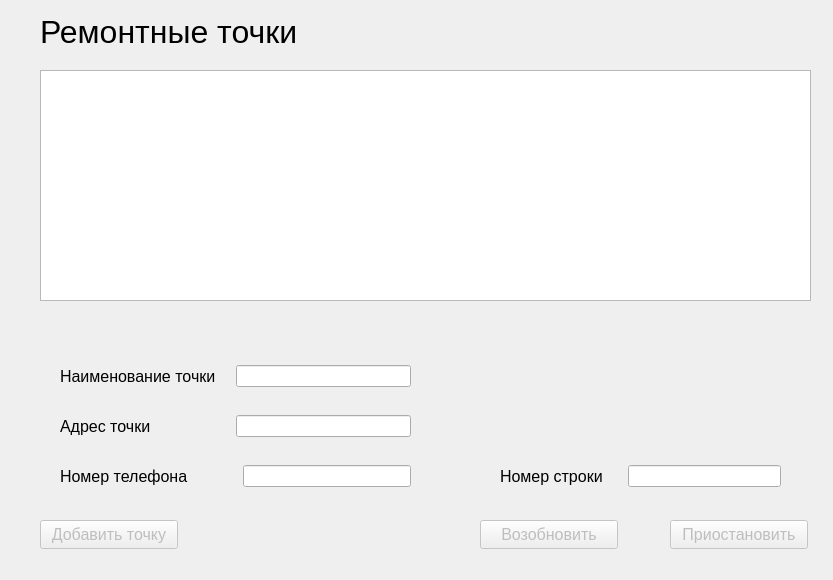
<?xml version="1.0" encoding="UTF-8"?>
<ui version="4.0">
 <class>PlacesMenu</class>
 <widget class="QWidget" name="PlacesMenu">
  <property name="geometry">
   <rect>
    <x>0</x>
    <y>0</y>
    <width>833</width>
    <height>580</height>
   </rect>
  </property>
  <property name="minimumSize">
   <size>
    <width>833</width>
    <height>580</height>
   </size>
  </property>
  <property name="maximumSize">
   <size>
    <width>833</width>
    <height>580</height>
   </size>
  </property>
  <property name="windowTitle">
   <string>Управление Точками</string>
  </property>
  <property name="windowIcon">
   <iconset theme="QIcon::ThemeIcon::WindowNew"/>
  </property>
  <widget class="QWidget" name="layoutWidget">
   <property name="geometry">
    <rect>
     <x>60</x>
     <y>410</y>
     <width>351</width>
     <height>33</height>
    </rect>
   </property>
   <layout class="QHBoxLayout" name="AdressOfPlaceLayout">
    <property name="spacing">
     <number>85</number>
    </property>
    <item>
     <widget class="QLabel" name="AdressOfPlaceLabel">
      <property name="font">
       <font>
        <pointsize>12</pointsize>
       </font>
      </property>
      <property name="text">
       <string>Адрес точки</string>
      </property>
     </widget>
    </item>
    <item>
     <widget class="QLineEdit" name="AdressOfPlaceEdit">
      <property name="maxLength">
       <number>30</number>
      </property>
     </widget>
    </item>
   </layout>
  </widget>
  <widget class="QLabel" name="MainTitle">
   <property name="geometry">
    <rect>
     <x>40</x>
     <y>10</y>
     <width>259</width>
     <height>43</height>
    </rect>
   </property>
   <property name="font">
    <font>
     <pointsize>24</pointsize>
    </font>
   </property>
   <property name="toolTipDuration">
    <number>1</number>
   </property>
   <property name="text">
    <string>Ремонтные точки</string>
   </property>
  </widget>
  <widget class="QPushButton" name="AddPlace">
   <property name="enabled">
    <bool>false</bool>
   </property>
   <property name="geometry">
    <rect>
     <x>40</x>
     <y>520</y>
     <width>138</width>
     <height>29</height>
    </rect>
   </property>
   <property name="font">
    <font>
     <pointsize>12</pointsize>
    </font>
   </property>
   <property name="text">
    <string>Добавить точку</string>
   </property>
  </widget>
  <widget class="QPushButton" name="EnablePlace">
   <property name="enabled">
    <bool>false</bool>
   </property>
   <property name="geometry">
    <rect>
     <x>480</x>
     <y>520</y>
     <width>138</width>
     <height>29</height>
    </rect>
   </property>
   <property name="font">
    <font>
     <pointsize>12</pointsize>
    </font>
   </property>
   <property name="text">
    <string>Возобновить</string>
   </property>
  </widget>
  <widget class="QPushButton" name="StopPlace">
   <property name="enabled">
    <bool>false</bool>
   </property>
   <property name="geometry">
    <rect>
     <x>670</x>
     <y>520</y>
     <width>138</width>
     <height>29</height>
    </rect>
   </property>
   <property name="font">
    <font>
     <pointsize>12</pointsize>
    </font>
   </property>
   <property name="text">
    <string>Приостановить</string>
   </property>
  </widget>
  <widget class="QTableView" name="PlacesTable">
   <property name="geometry">
    <rect>
     <x>40</x>
     <y>70</y>
     <width>771</width>
     <height>231</height>
    </rect>
   </property>
   <property name="sizePolicy">
    <sizepolicy hsizetype="Fixed" vsizetype="Fixed">
     <horstretch>0</horstretch>
     <verstretch>0</verstretch>
    </sizepolicy>
   </property>
  </widget>
  <widget class="QWidget" name="layoutWidget_2">
   <property name="geometry">
    <rect>
     <x>60</x>
     <y>460</y>
     <width>351</width>
     <height>33</height>
    </rect>
   </property>
   <layout class="QHBoxLayout" name="PhoneNumLayout">
    <property name="spacing">
     <number>55</number>
    </property>
    <item>
     <widget class="QLabel" name="PhoneNumLabel">
      <property name="maximumSize">
       <size>
        <width>145</width>
        <height>16777215</height>
       </size>
      </property>
      <property name="font">
       <font>
        <pointsize>12</pointsize>
       </font>
      </property>
      <property name="text">
       <string>Номер телефона</string>
      </property>
     </widget>
    </item>
    <item>
     <widget class="QLineEdit" name="PhoneNumEdit">
      <property name="maxLength">
       <number>30</number>
      </property>
     </widget>
    </item>
   </layout>
  </widget>
  <widget class="QWidget" name="layoutWidget_3">
   <property name="geometry">
    <rect>
     <x>500</x>
     <y>460</y>
     <width>281</width>
     <height>33</height>
    </rect>
   </property>
   <layout class="QHBoxLayout" name="NumOfRowLayout_1">
    <property name="spacing">
     <number>25</number>
    </property>
    <item>
     <widget class="QLabel" name="NumOfRowLabel_1">
      <property name="font">
       <font>
        <pointsize>12</pointsize>
       </font>
      </property>
      <property name="text">
       <string>Номер строки</string>
      </property>
     </widget>
    </item>
    <item>
     <widget class="QLineEdit" name="NumOfRowEdit_1"/>
    </item>
   </layout>
  </widget>
  <widget class="QWidget" name="layoutWidget_4">
   <property name="geometry">
    <rect>
     <x>60</x>
     <y>360</y>
     <width>351</width>
     <height>33</height>
    </rect>
   </property>
   <layout class="QHBoxLayout" name="NameOfPlaceLayout">
    <property name="spacing">
     <number>20</number>
    </property>
    <item>
     <widget class="QLabel" name="NameOfPlaceLabel">
      <property name="font">
       <font>
        <pointsize>12</pointsize>
       </font>
      </property>
      <property name="text">
       <string>Наименование точки</string>
      </property>
     </widget>
    </item>
    <item>
     <widget class="QLineEdit" name="NameOfPlaceEdit">
      <property name="maxLength">
       <number>30</number>
      </property>
     </widget>
    </item>
   </layout>
  </widget>
 </widget>
 <resources/>
 <connections/>
</ui>
